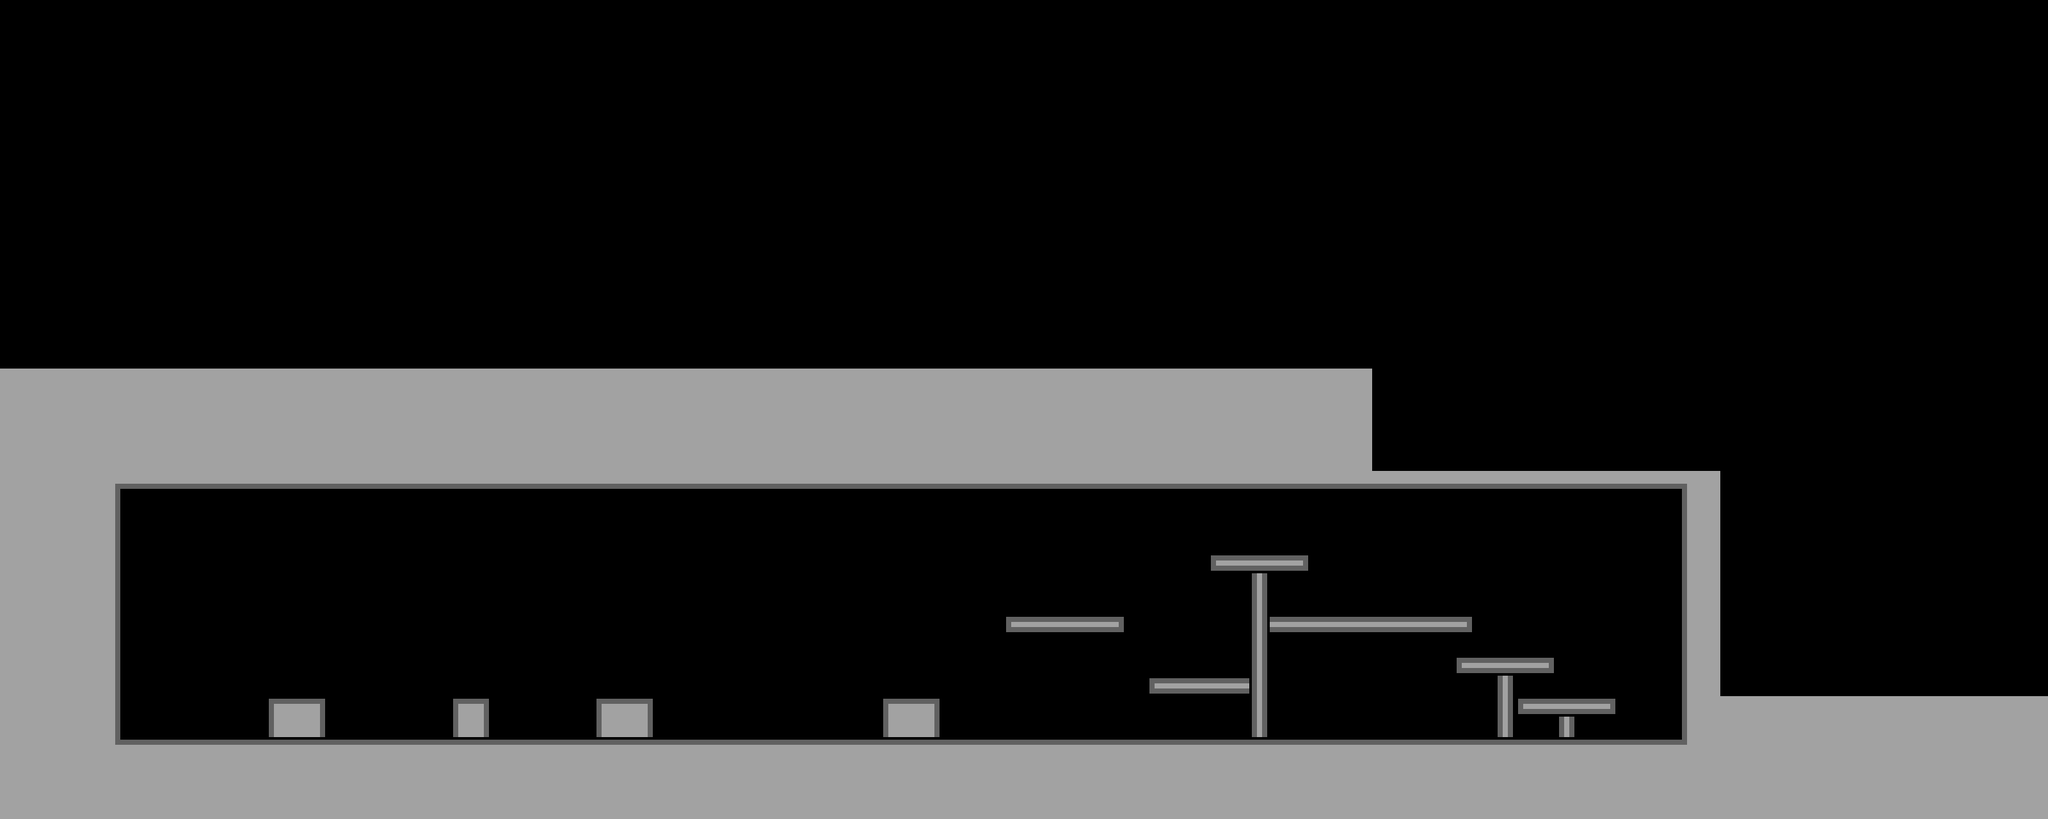

This game map was drawn from its Tiled (.tmx) file and the tilesets committed beside it. A one-line description and the trimmed map source follow:
An orthogonal 100x40 tile map with 32x32 px tiles, 1 tile layer (Tiles) and 4 objects (End).

<map version="1.0" orientation="orthogonal" width="100" height="40" tilewidth="32" tileheight="32">
 <properties>
  <property name="background-yOffset" value="19" />
 </properties>
 <tileset firstgid="1" name="testTileSet" tilewidth="32" tileheight="32">
  <image source="../Recess_Race_0_2/Assets/Recess Root/Resources/tileSets/tileset_blackgrey_noalpha.png" trans="ff00ff" width="256" height="256" />
  <tile id="0">
   <properties>
    <property name="asd" value="" />
   </properties>
  </tile>
  <tile id="9">
   <properties>
    <property name="noCollision" value="1" />
   </properties>
  </tile>
 </tileset>
 <layer name="Tiles" width="100" height="40">
  <data>[4000 cells, 1017 non-empty, 15 distinct tile ids]</data>
 </layer>
 <objectgroup color="#a4170c" name="Waypoints" width="100" height="40">
  <object x="262" y="1146">
   <properties>
    <property name="id" value="1" />
   </properties>
  </object>
  <object x="1313" y="1141">
   <properties>
    <property name="id" value="2" />
   </properties>
  </object>
  <object x="2552" y="1135">
   <properties>
    <property name="id" value="3" />
   </properties>
  </object>
 </objectgroup>
 <objectgroup name="TennisBalls" width="100" height="40" />
 <objectgroup name="Garbages" width="100" height="40" />
 <objectgroup name="QuestionMarks" width="100" height="40" />
 <objectgroup color="#51ff00" name="AIPlateformRemove" width="100" height="40" />
 <objectgroup name="SpeedBoosts" width="100" height="40" />
 <objectgroup color="#ffff00" name="Positions" width="100" height="40">
  <object name="End" x="2570" y="1137" />
 </objectgroup>
</map>
